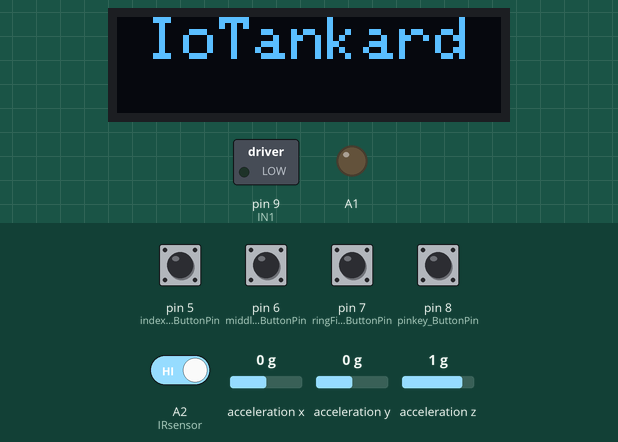
Recording of a sketch running on a simulated Arduino Uno, built with avr-gcc and run on an emulated ATmega328P. Parts: 128×32 one-colour display, switched loads named in the sketch (green lamp = pin HIGH), output pins drawn as LEDs (lit = HIGH). Dashed ring = blinking. The inputs (shaded band) are chosen by the test bench; at power-on: A2 (IRsensor) HIGH, pin 5 (indexFinger_ButtonPin), pin 6 (middleFinger_ButtonPin), pin 7 (ringFinger_ButtonPin), pin 8 (pinkey_ButtonPin) LOW, acceleration x 0 g, acceleration y 0 g, acceleration z 1 g. What the sketch prints to the serial monitor is not drawn.

Above: at 1.5 s.
1.6 s: pin 6 (middleFinger_ButtonPin) pulled HIGH for 0.6 s
At 2.07 s:
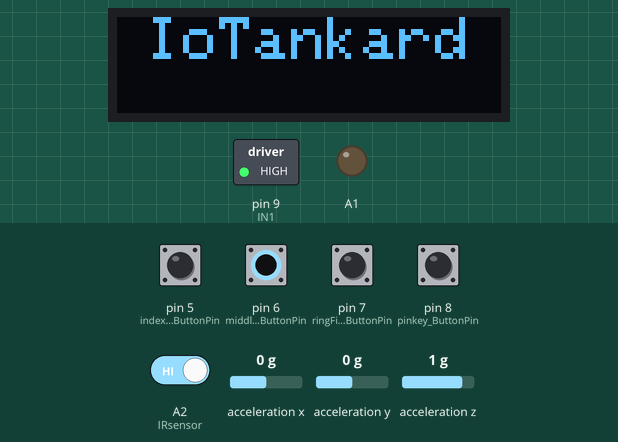
4.1 s: pin 7 (ringFinger_ButtonPin) pulled HIGH for 0.6 s
At 5.13 s:
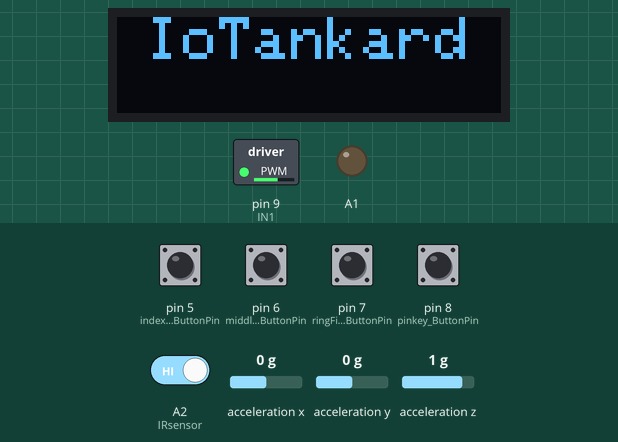
At 5.74 s:
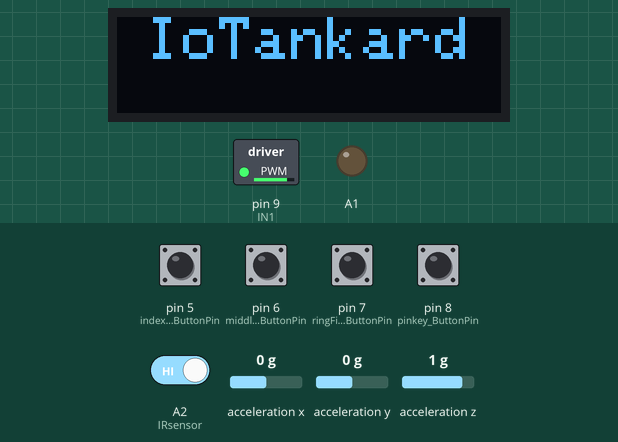
Timing chart, 0 to 14.8 s (numbered marks = the images above; inputs shaded):
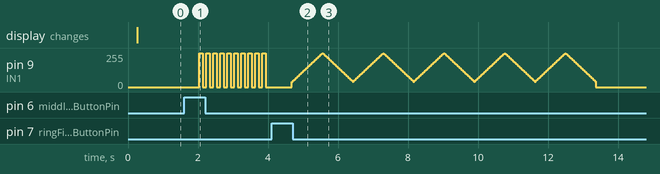

The sketch:

iotankard.ino
```cpp
#include <SparkFun_ADXL345.h> // accelerometer
#include <SoftwareSerial.h>  // Bluetooth

// Screen //
#include <SPI.h>
#include <Wire.h>
#include <Adafruit_GFX.h>
#include <Adafruit_SSD1306.h>

#define SCREEN_WIDTH 128
#define SCREEN_HEIGHT 32

#define OLED_RESET     -1 // Reset pin # (or -1 if sharing Arduino reset pin)
#define SCREEN_ADDRESS 0x3C ///< See datasheet for Address; 0x3D for 128x64, 0x3C for 128x32
Adafruit_SSD1306 display(SCREEN_WIDTH, SCREEN_HEIGHT, &Wire, OLED_RESET);

// Bluetooth //
SoftwareSerial bt(2,3); // RX/TS pins as parameters remember to cross wire these

// Accelerometer //
ADXL345 adxl = ADXL345(10);           // SPI com ADXL345(CS_PIN);

// Motor //
int IN1 = 9;
int motorSpeed = 10;
int maxVibrateSpeed = 255;
int minVibrateSpeed = 40;

// Buttons //
int buttonDelay = 100;
int buttonPressed = 0;

const int indexFinger_ButtonPin = 5;
const int middleFinger_ButtonPin = 6;
const int ringFinger_ButtonPin = 7;
const int pinkey_ButtonPin = 8;

int indexFinger_Btn;
int middleFinger_Btn;
int ringFinger_Btn;
int pinkey_Btn;

// IR sensor //
int IRsensor = A2;

// Status variables //
bool drinkLoaded = false;
bool sipTaken = false;
int sipcount = 0;

void setup() {
  Serial.begin(9600);
  bt.begin(9600);


  /* Screen */
  // SSD1306_SWITCHCAPVCC = generate display voltage from 3.3V internally
  if(!display.begin(SSD1306_SWITCHCAPVCC, SCREEN_ADDRESS)) {
    Serial.println(F("SSD1306 allocation failed"));
    for(;;); // Don't proceed, loop forever
  }

  // Clear the buffer
  display.clearDisplay();
  display.setCursor(0, 0);
  delay(200);


  adxl.powerOn();
  adxl.setRangeSetting(16);           // range in G (2,4,8,16) Drawback with higher Gs is lower sensitivity
  adxl.setSpiBit(0);                  // 0 = 4wire SPI , 1=3wire SPI

  adxl.setActivityXYZ(1, 0, 0);       // Which axis the activity feature uses
  adxl.setActivityThreshold(75);      // Adjust sensitivity of previous 62.5mg per increment (0-255)

  adxl.setInactivityXYZ(1, 0, 0);     // Which axis the inactivity feature uses
  adxl.setInactivityThreshold(75);    // 62.5mg per increment (0-255)
  adxl.setTimeInactivity(10);         // Sec to inactivity to activate

  adxl.setTapDetectionOnXYZ(0, 0, 1); // Selection of tap features axis

  adxl.setTapThreshold(50);           // 62.5 mg /step Tap strenght (0-255)
  adxl.setTapDuration(15);            // 625 μs /step
  adxl.setDoubleTapLatency(80);       // 1.25 ms /step Doubletap
  adxl.setDoubleTapWindow(200);       // 1.25 ms /step

  adxl.setFreeFallThreshold(7);       // Free fall (5 - 9) recommended - 62.5mg per increment (0-255)
  adxl.setFreeFallDuration(30);       // (20 - 70) recommended - 5ms per increment (0-255)

  adxl.ActivityINT(1); // Turn activity on
  adxl.InactivityINT(1); // Turn inactivity on
  adxl.singleTapINT(1); // Turn tap on
  adxl.doubleTapINT(1); // Turn double-tap on
  adxl.FreeFallINT(1); // Turn Free fall on

  /* Buttons */
  pinMode(indexFinger_ButtonPin, INPUT);
  pinMode(middleFinger_ButtonPin, INPUT);
  pinMode(ringFinger_ButtonPin, INPUT);
  pinMode(pinkey_ButtonPin, INPUT);

  /* Motor */
  pinMode(IN1, OUTPUT);
  pinMode(A1, OUTPUT);

  /* IR sensor */
  pinMode (IRsensor, INPUT);

  Serial.println("SETUP DONE");
  bt.println("BT SETUP DONE");
  drawtext("IoTankard");
  delay(10);
}

void loop() {

  if(digitalRead (IRsensor) == 0){
    //Serial.println("Beer loaded.");
    drinkLoaded = true;
  }else{
    //Serial.println("Load beer now.");
    drinkLoaded = false;
  }

  buttonPressed = 0;

  // bt.println("BT ping"); // BT debugging

  // Accelerometer
  int x, y, z;
  adxl.readAccel(&x, &y, &z);
  Serial.print(x);
  Serial.print(", ");
  Serial.print(y);
  Serial.print(", ");
  Serial.println(z);
  delay(500);
  ADXL_ISR();

  if(sipTaken){
    if(x < 10 && y < 10 && x > -10 && y > -10){
      Serial.println("Reseting sip.");
      sipTaken = false;
    }
  }

  if(drinkLoaded && (x > 20 || y > 20 || x < -20 || y < -20) && !sipTaken){
    Serial.println("Sip taken ! ");
    sipcount++;
    Serial.print("Sips total: ");
    Serial.println(sipcount);
    sipTaken = true;
  }

  indexFinger_Btn = readButton(indexFinger_ButtonPin);
  middleFinger_Btn = readButton(middleFinger_ButtonPin);
  ringFinger_Btn = readButton(ringFinger_ButtonPin);
  pinkey_Btn = readButton(pinkey_ButtonPin);

  if (indexFinger_Btn == HIGH && buttonPressed == 0 ) {
    Serial.println("Q pressed ");
    bt.println("Q");
    buttonFeedback(1);
    delay(buttonDelay);
    buttonPressed = 1;
  } else if (middleFinger_Btn == HIGH && buttonPressed == 0) {
    Serial.println("W pressed ");
    bt.println("W");
    delay(buttonDelay);
    Pulse(10);
    buttonPressed = 1;
  } else if (ringFinger_Btn == HIGH && buttonPressed == 0) {
    Serial.println("E pressed ");
    bt.println("E");
    delay(buttonDelay);
    Climb(5);
    buttonPressed = 1;
  } else if (pinkey_Btn == HIGH && buttonPressed == 0) {
    Serial.println("R pressed ");
    bt.println("R");
    StopMotor();
    delay(buttonDelay);
    buttonPressed = 1;
  }
}

// --- Screen functions --- //
void drawtext(String texti) {
  display.clearDisplay();
  display.setTextSize(2); // Draw 2X-scale text
  display.setTextColor(SSD1306_WHITE);
  display.setCursor(10, 0);
  //display.println(F("test"));
  display.println(texti);
  display.display();      // Show initial text
  delay(100);
}

// --- Button functions --- //
int readButton(int pin) {
  pin = digitalRead(pin);
  if (pin == 1) {
    delay(50);
    pin = digitalRead(pin);
    if (pin == 0) {
      return HIGH;
    }
  }
}

// --- Motor functions --- //
void Pulse(int pulseCount) {
  for (int i = 0; i < pulseCount; i++ ) {
    analogWrite(IN1, maxVibrateSpeed);
    delay(100);
    analogWrite(IN1, 0);
    delay(100);
    Serial.println("Pulse");
  }
}

void Climb(int climbCount)
{
  for (int i = 0; i < climbCount; i++ ) {
    for (int i = minVibrateSpeed; i < maxVibrateSpeed; i = i + 5) {
      analogWrite(IN1, i);
      Serial.println(i);
      delay(20);
    }
    for (int i = maxVibrateSpeed; i > minVibrateSpeed; i = i - 5) {
      analogWrite(IN1, i);
      Serial.println(i);
      delay(20);
    }
    Serial.println("Climbed");
    Serial.println();
    analogWrite(IN1, 0);
  }
}

void StopMotor()
{
  digitalWrite(IN1, LOW);
  Serial.println("Stop Vibration");
}

void buttonFeedback(int pulseCount) {
    analogWrite(IN1, maxVibrateSpeed);
    delay(15);
    analogWrite(IN1, 0);
    Serial.println("Button Feedback");
}

// --- Accelerometer functions --- //
void ADXL_ISR() {

  byte interrupts = adxl.getInterruptSource(); // clears all triggers

  if (adxl.triggered(interrupts, ADXL345_FREE_FALL)) {
    Serial.println("FREE FALL");
  }

  if (adxl.triggered(interrupts, ADXL345_INACTIVITY)) {
    Serial.println("INACTIVITY");
  }

  if (adxl.triggered(interrupts, ADXL345_ACTIVITY)) {
    Serial.println("ACTIVITY");
  }

  if (adxl.triggered(interrupts, ADXL345_DOUBLE_TAP)) {
    Serial.println("DOUBLE TAP");
  }

  if (adxl.triggered(interrupts, ADXL345_SINGLE_TAP)) {
    Serial.println("TAP");
  }
}
```

Measured:
- after the input at 1.6 s, pin 9 (IN1): alternates 255/255 for 0.10 s and 0/255 for 0.10 s, starting after 0.43 s
